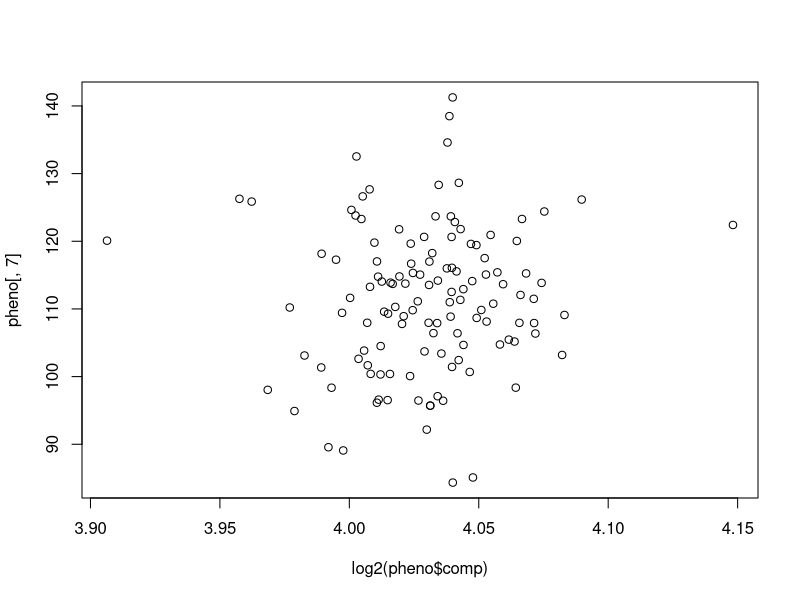

This chart was generated by the following R code: (Note: this script raises an error after producing the figure.)
### Jinliang Yang
### Jan. 31th, 2015
### test the correlationship between exp and phenotype


#### Ames Hybrids
hyb <- read.table("data/Ames_hybrids_BLUEs.txt", header=TRUE)
names(hyb)[1] <- "F1"
hyb$P1 <- gsub("x.*", "", hyb$F1)
hyb$P2 <- gsub(".*x", "", hyb$F1)

hyb$P2 <- toupper(gsub(" ", "", hyb$P2))
hyb[hyb == -999] <- NA

##### single parameter checking
res <- read.csv("cache/exp_res.csv")
res$comp <- res$comp1gerp + res$comp2gerp
tem1 <- merge(hyb, res[, c("accenumb", "comp")], by.x="P2", by.y="accenumb")
tem2 <- merge(hyb, res[, c("geno", "comp")], by.x="P2", by.y="geno")
pheno <- rbind(tem1, tem2)
pheno <- subset(pheno, P1 == "PI601322")
pheno$comp <- log2(pheno$comp)

plot(log2(pheno$comp), pheno[,7])

x <- pheno$comp
myres2 <- data.frame()
for(i in 3:7){
    y <- as.numeric(as.character(pheno[,i]))
    df <- data.frame(x=x, y=y)
    df <- subset(df, !is.na(x) & !is.na(y))
    pval <- cor.test(df$x, df$y)$p.value
    if(pval < 0.05){
        print(k)
        stop("I find it!")
    }else{
        print(sprintf("###>>> present para [ %s ], trait=names(pheno)[i],  pval = [ %s ]", k, pval))
        tem <- data.frame(present=k, trait=names(pheno)[i], pval=pval)
        myres2 <- rbind(myres2, tem)
    }
}



###### loop to selet the parameters
myres2 <- data.frame()

abrange <- seq(0.01, 0.5, by=0.01)
for(k in abrange){
    res <- countexp(exp=exp2, xpid=xpid, present= 20, absent= k)
    res$comp <- res$comp1gerp + res$comp2gerp
    tem1 <- merge(hyb, res[, c("accenumb", "comp")], by.x="P2", by.y="accenumb")
    tem2 <- merge(hyb, res[, c("geno", "comp")], by.x="P2", by.y="geno")
    pheno <- rbind(tem1, tem2)
    
    pheno <- subset(pheno, P1 == "PI601322")
    
    #pheno[pheno[,3]<0, ][,3] <- "NA"
    x <- log2(pheno$comp)
    for(i in 3:7){
        y <- as.numeric(as.character(pheno[,i]))
        df <- data.frame(x=x, y=y)
        df <- subset(df, !is.na(x) & !is.na(y))
        pval <- cor.test(df$x, df$y)$p.value
        
        print(sprintf("###>>> present para [ %s ], trait=names(pheno)[i],  pval = [ %s ]", k, pval))
        tem <- data.frame(present=k, trait=names(pheno)[i], pval=pval)
        myres2 <- rbind(myres2, tem)  
    }
}


###
myres

### remove outlier:
pheno <- subset(pheno, comp < 600)
par(mfrow=c(2,3))
for(i in 3:7){
    x <- pheno$comp
    y <- as.numeric(as.character(pheno[,i]))
    df <- data.frame(x=x, y=y)
    df <- subset(df, !is.na(x) & !is.na(y))
    print(cor.test(df$x, df$y))
    plot(df$x, df$y, xlab="Number of complementary genes",
         ylab="Phenotypic value", main=names(pheno)[i], col="blue")
    reg1 <- lm(df$y ~ df$x)
    abline(reg1, col="red", lwd=2)
}






